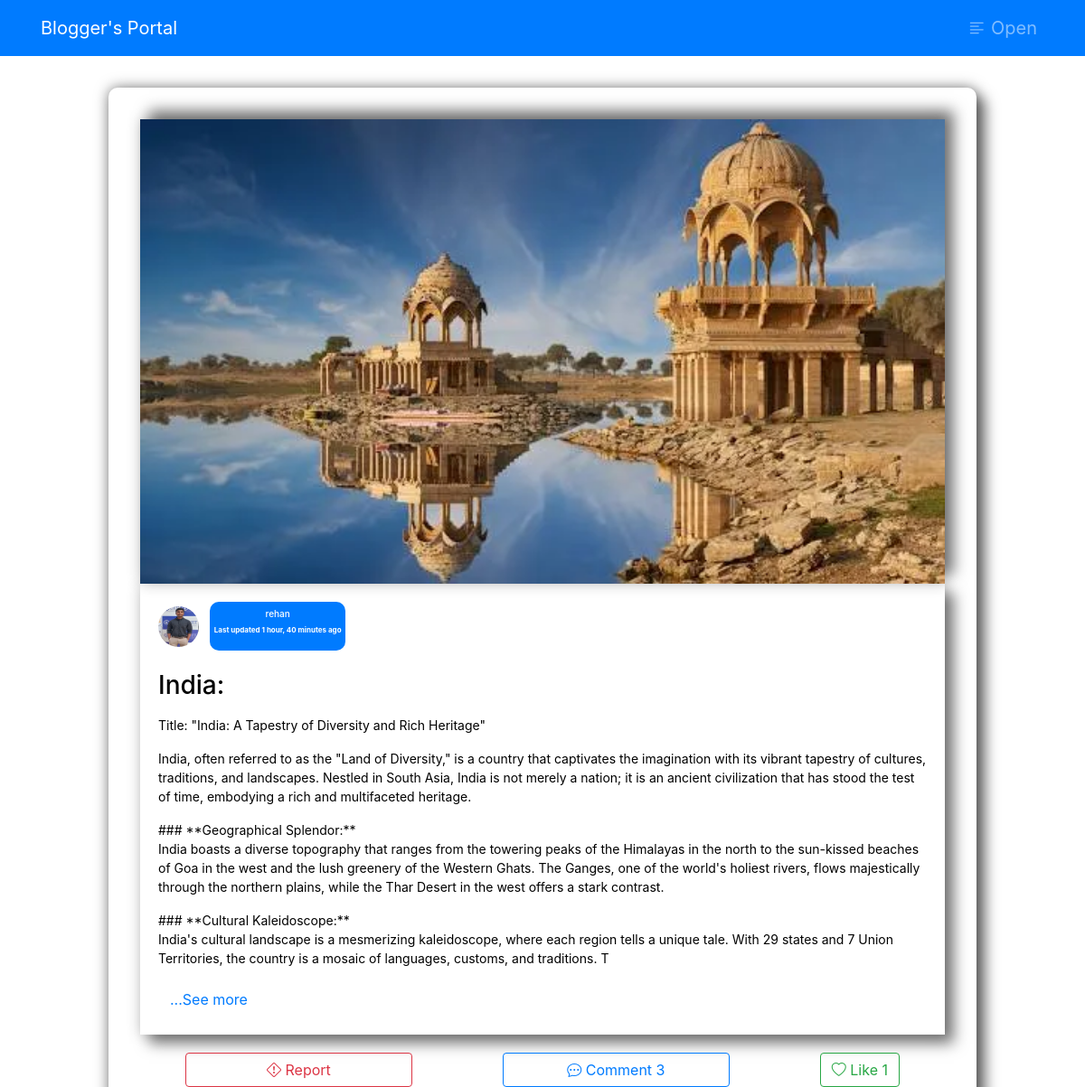
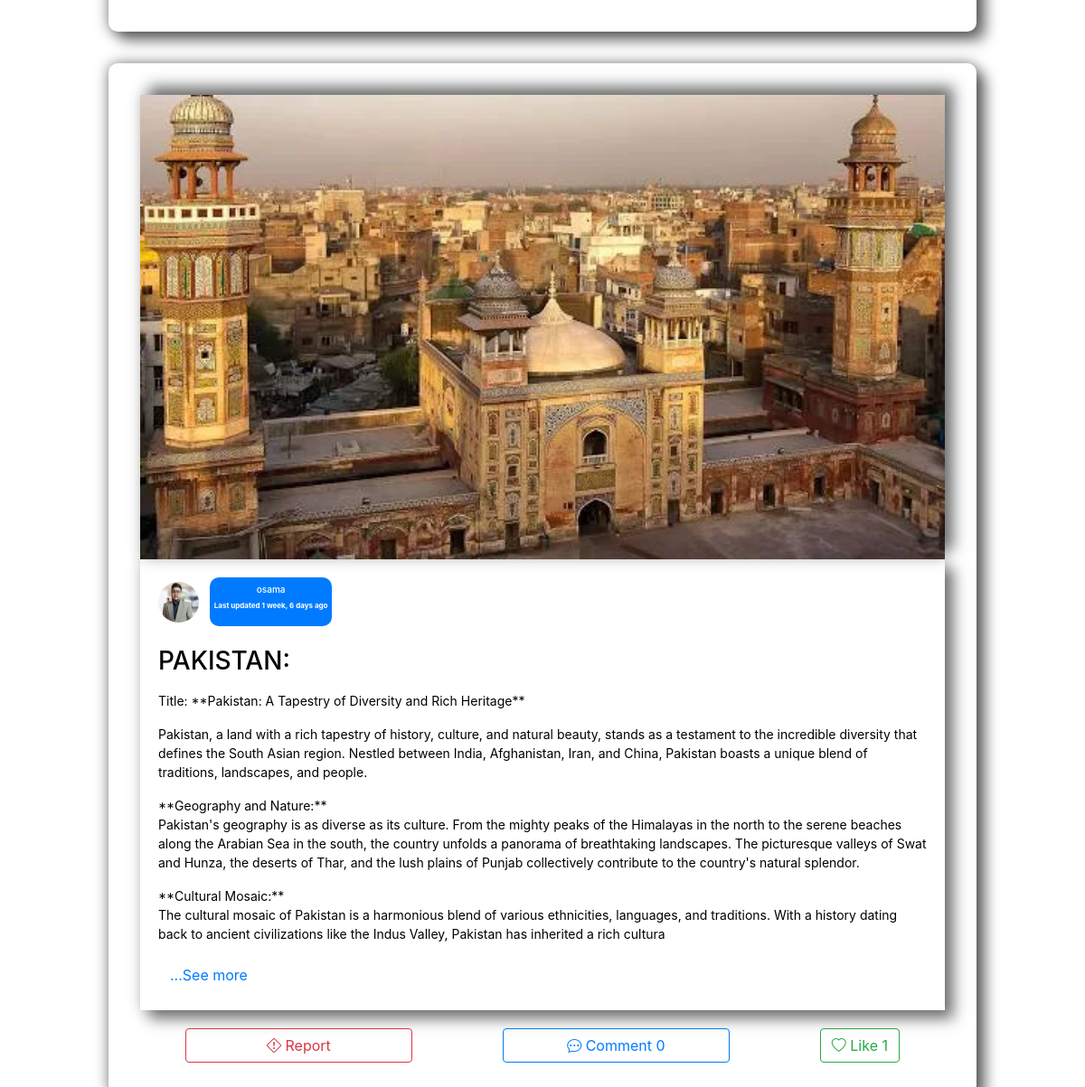
The app's page /blogger_portal/1/ with its own data (2 pictures, top to bottom).
### shared_app/models.py (models this page shows)
class Blog(models.Model):
    title = models.CharField(max_length=255)
    description = models.TextField()
    image = models.ImageField(upload_to='blog_images/', null=True, blank=True)
    created_at = models.DateTimeField(auto_now_add=True)
    blogger_id = models.ForeignKey(blog_maker, on_delete=models.CASCADE)

### blogger/models.py (models this page shows)
class blog_maker(models.Model):
    first_name = models.CharField(max_length=255)
    last_name = models.CharField(max_length=255)
    profile_image = models.ImageField(upload_to='user_profiles/', null=True, blank=True)
    father_name = models.CharField(max_length=255)
    email = models.EmailField()
    username = models.CharField(max_length=100, unique=True)
    password = models.CharField(max_length=100)
    status= models.BooleanField(default=False)

### blogger/views.py (the view)
# urls.py: path('blogger_portal/<int:blogger_id>/', user.blogger_portal, name='blogger_portal'),
def blogger_portal(request, blogger_id):
    blogger = get_object_or_404(blog_maker, id=blogger_id)
    blogs = Blog.objects.all().order_by('-created_at')
    liked_blog_ids = Like_blog.objects.filter(blogger_id=blogger.id).values_list('blog_id', flat=True)
    comments = Comment.objects.all().order_by('-created_at')
    return render(request, 'blogging_portal.html', {'blogger': blogger, 'blogs': blogs ,'like_blogs': liked_blog_ids,'comments': comments})

### templates/blogging_portal.html (shortened to what this page needs)
{% load static %}
<!DOCTYPE html>
<html lang="en">
<head>
    <link rel="stylesheet" href="https://maxcdn.bootstrapcdn.com/bootstrap/4.5.2/css/bootstrap.min.css">
    <link rel="stylesheet" href="https://cdn.jsdelivr.net/npm/bootstrap-icons@1.10.5/font/bootstrap-icons.css">
    <link rel="stylesheet" href="https://cdnjs.cloudflare.com/ajax/libs/font-awesome/5.15.3/css/all.min.css">
    <link rel="stylesheet" href="https://cdn.jsdelivr.net/npm/bootstrap-icons@1.11.1/font/bootstrap-icons.css">
</head>
<body>
<nav class="navbar navbar-expand-lg navbar-dark bg-primary">
    <div class="container">
        <a class="navbar-brand" href="#">Blogger's Portal</a>
        <div class="collapse navbar-collapse" id="navbarNav">
            <ul class="navbar-nav ml-auto">
                <li class="nav-item">
                    <a class="nav-link open-btn" href="javascript:void(0);" onclick="openNav()"><i class="bi bi-text-left"></i> Open</a>
                </li>
            </ul>
        </div>
    </div>
</nav>
{% for blog in blogs %}
    <div class="blogs_main">
        <div class="blogs_sub">
            <div class="blog_img">
                <img src="{{ blog.image.url }}" style="width: 100%; height: 100%;" alt="Main Image">
            </div>
            <div class="blog_desc">
                <div class="d-flex align-items-center" style="margin-bottom: 22px;">
                    <img class="rounded-circle shadow-1-strong me-2" src="{{ blog.blogger_id.profile_image.url }}" alt="avatar" width="45" height="45" />
                    <div>
                        <span class="badge bg-primary" style="border-radius: 10px; margin-left: 12px;">
                            <h6 class="mt-1" style="font-size: 10px; color: #fff;">{{ blog.blogger_id.first_name }}</h6>
                            <p class="text-white" style="font-size: 8px;">Last updated {{ blog.created_at|timesince }} ago</p>
                        </span>
                    </div>
                </div>
                <h3>{{ blog.title }}:</h3>
                <p class="short-description" data-full-description="{{ blog.description }}">{{ blog.description|slice:":1000"|linebreaks }}</p>
                <button type="button" class="btn btn-link read-more-btn">...See more</button>
            </div>
            <div class="blog_btns">
                <button type="button" class="btn btn-outline-danger" data-toggle="modal" data-target="#reportModal{{ blog.id }}">
                    <i class="bi bi-exclamation-diamond"></i> Report
                </button>
                <button type="button" class="btn btn-outline-primary" data-toggle="modal" data-target="#commentModal{{ blog.id }}">
                    <i class="bi bi-chat-dots"></i> Comment  <span class="like-count">{{ blog.comments.count }}</span>
                </button>
                {% if blog.id in like_blogs %}
                <a href="{% url 'delete_like_blog' blogger_id=blogger.id blog_id=blog.id %}" style="text-decoration: none;">
                    <button type="button" class="btn btn-outline-success" style="background-color: red;color: white;">
                        <i class="bi bi-heart"></i> Liked <span class="like-count">{{ blog.likes.count }}</span>
                    </button>
                {% else %}
                    <a href="{% url 'like_blog' blogger_id=blogger.id blog_id=blog.id %}" style="text-decoration: none;">
                        <button type="button" class="btn btn-outline-success">
                            <i class="bi bi-heart"></i> Like <span class="like-count">{{ blog.likes.count }}</span>
                        </button>
                    </a>
                {% endif %}
            </div>
        </div>
    </div>
{% endfor %}
</body>
</html>

### templates/blogging_portal.html (style rules this page uses)
body { margin: 0; padding: 0; }
.open-btn { font-size: 20px; cursor: pointer; }
.blogs_main { height: auto; width: 80%; border-radius: 10px; margin: auto; margin-top: 35px; padding: 25px; box-shadow: 0 0 15px rgba(0, 0, 0, 0.5), 10px 10px 15px rgba(0, 0, 0, 0.5); }
.blogs_sub { margin: auto; width: auto; height: auto; padding: 10px; }
.blog_img { margin: auto; width: auto; height: 50%; box-shadow: 0 0 15px rgba(0, 0, 0, 0.2), 10px -10px 15px rgba(0, 0, 0, 0.5); }
.blog_desc { color: black; margin: auto; padding: 20px; width: auto; height: 45%; box-shadow: 0 0 15px rgba(0, 0, 0, 0.2), 10px 10px 15px rgba(0, 0, 0, 0.5); }
.blog_desc p { font-size: 14px; }

### records on screen
Blog: image (picture), blogger_id.profile_image (picture), blogger_id.first_name "rehan", created_at "1 hour, 40 minutes", title "India", description "Title: \"India: A Tapestry of Diversity and Rich Heritage\" India, often referred to as the \"Land of Diversity,\" is a country that captivates the imagination with its vibrant tapestry of cultures, traditions, and landscapes. Nestled in South Asia, India is not merely a nation; it is an ancient civilization that has stood the test of time, embodying a rich and multifaceted heritage. ### **Geographical Splendor:** India boasts a diverse topography that ranges from the towering peaks of the Himalayas in the north to the sun-kissed beaches of Goa in the west and the lush greenery of the Western Ghats. The Ganges, one of the world's holiest rivers, flows majestically through the northern plains,…", comments.count "3", likes.count "1"
Blog: image (picture), blogger_id.profile_image (picture), blogger_id.first_name "osama", created_at "1 week, 6 days", title "PAKISTAN", description "Title: **Pakistan: A Tapestry of Diversity and Rich Heritage** Pakistan, a land with a rich tapestry of history, culture, and natural beauty, stands as a testament to the incredible diversity that defines the South Asian region. Nestled between India, Afghanistan, Iran, and China, Pakistan boasts a unique blend of traditions, landscapes, and people. **Geography and Nature:** Pakistan's geography is as diverse as its culture. From the mighty peaks of the Himalayas in the north to the serene beaches along the Arabian Sea in the south, the country unfolds a panorama of breathtaking landscapes. The picturesque valleys of Swat and Hunza, the deserts of Thar, and the lush plains of Punjab…", comments.count "0", likes.count "1"
